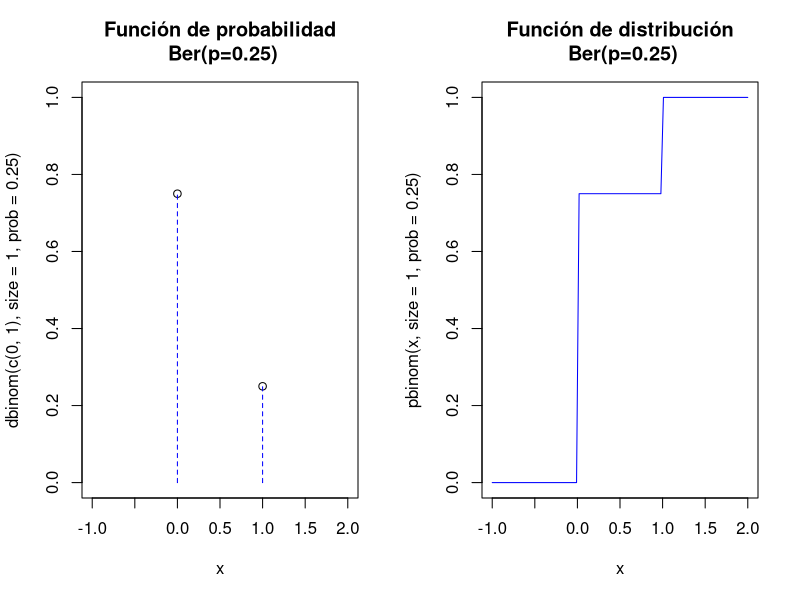
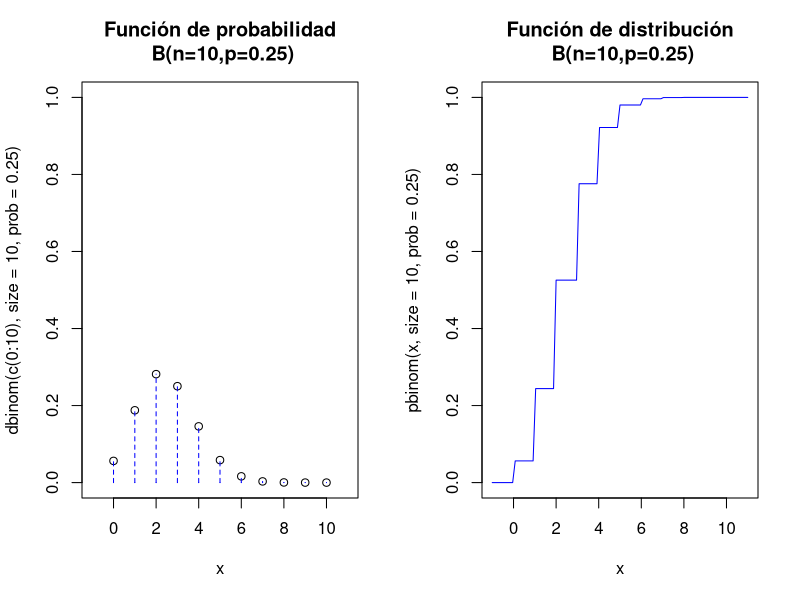
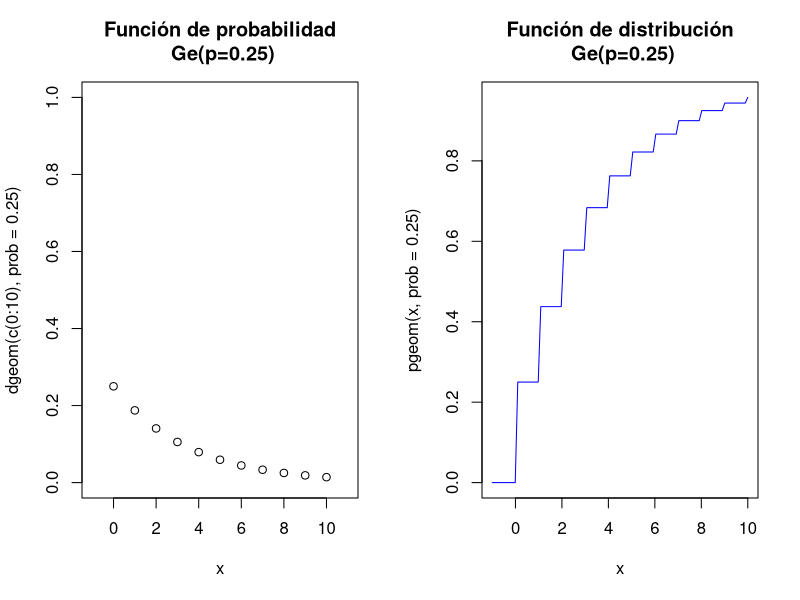

Write R code to recreate these figures, in order.
## ---- chunk 1
knitr::opts_chunk$set(echo = TRUE)
## ---- chunk 2
dbinom(0,size=1,prob=0.25)
dbinom(1,size=1,prob=0.25)
rbinom(n=20,size = 1,prob=0.25)
## ---- chunk 3
par(mfrow=c(1,2))
plot(x=c(0,1),y=dbinom(c(0,1),size=1,prob=0.25),
     ylim=c(0,1),xlim=c(-1,2),xlab="x",
     main="Función de probabilidad\n Ber(p=0.25)")
lines(x=c(0,0,1,1),y=c(0,0.75,0,0.25), type = "h", lty = 2,col="blue")
curve(pbinom(x,size=1,prob=0.25),
      xlim=c(-1,2),col="blue",
      main="Función de distribución\n Ber(p=0.25)")
par(mfrow=c(1,1))
## ---- chunk 4
choose(6,5)
## ---- chunk 5
choose(10,5)
## ---- chunk 6
pbinom(0,size=10,prob=0.25)
pbinom(4,size=10,prob=0.25)
## ---- chunk 7
dbinom(0,size=10,prob=0.25)
dbinom(4,size=10,prob=0.25)
## ---- chunk 8
set.seed(8102019)
## ---- chunk 9
rbinom(100,size = 20,prob=0.5)
## ---- chunk 10
par(mfrow=c(1,2))
aux=rep(0,22)
aux[seq(2,22,2)]=dbinom(c(0:10),size=10,prob=0.25)
plot(x=c(0:10),y=dbinom(c(0:10),size=10,prob=0.25),
  ylim=c(0,1),xlim=c(-1,11),xlab="x",
  main="Función de probabilidad\n B(n=10,p=0.25)")
lines(x=rep(0:10,each=2),y=aux, type = "h", lty = 2,col="blue")
curve(pbinom(x,size=10,prob=0.25),
  xlim=c(-1,11),col="blue",
  main="Función de distribución\n B(n=10,p=0.25)")
par(mfrow=c(1,1))
## ---- chunk 11
dgeom(0,prob=0.25)
pgeom(0,prob=0.25)
dgeom(1,prob=0.25)
## ---- chunk 12
pgeom(1,prob=0.25)
rgeom(n=20,prob=0.25)
## ---- chunk 13
par(mfrow=c(1,2))
plot(x=c(0:10),y=dgeom(c(0:10),prob=0.25),
  ylim=c(0,1),xlim=c(-1,11),xlab="x",
  main="Función de probabilidad\n Ge(p=0.25)")
curve(pgeom(x,prob=0.25),
  xlim=c(-1,10),col="blue",
  main="Función de distribución\n Ge(p=0.25)")
par(mfrow=c(1,1))
